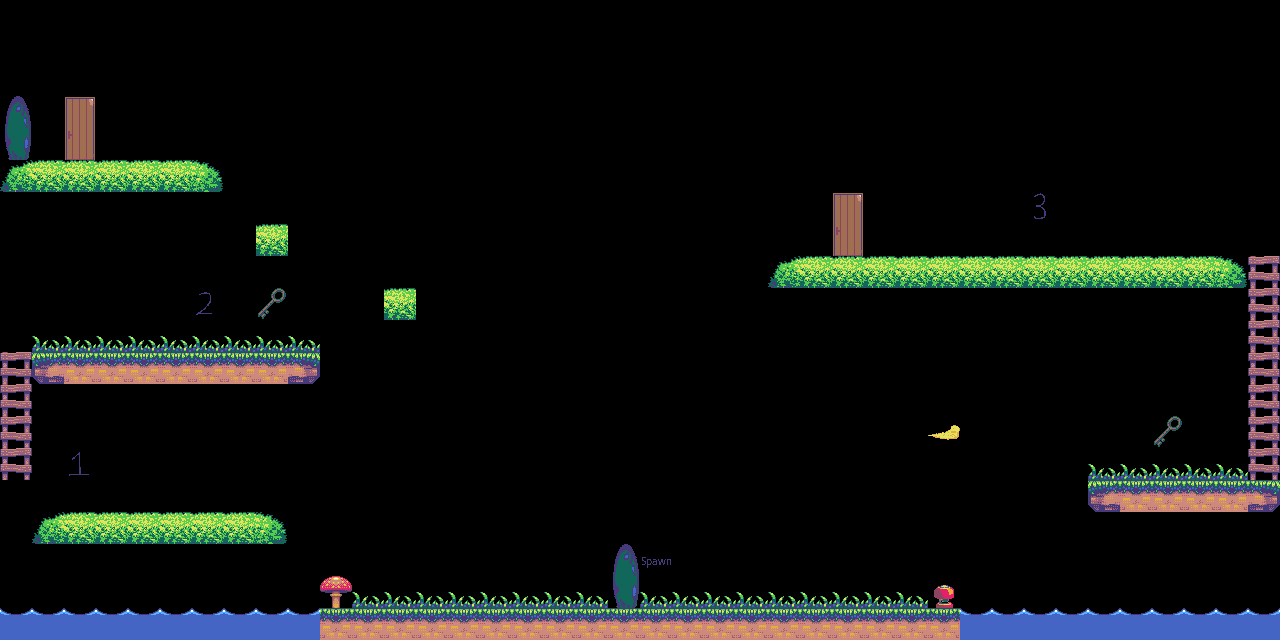

A level layout from a 2D game, rendered from its tile map. Below: a short description, then the map file with its tile-grid data intact:
An orthogonal 40x20 tile map with 32x32 px tiles, 1 tile layer (Tile Layer 1).

<map version="1.10" tiledversion="1.12.0" orientation="orthogonal" renderorder="right-down" width="40" height="20" tilewidth="32" tileheight="32" infinite="0" nextlayerid="2" nextobjectid="1">
 <editorsettings>
  <export target="map_2_1.json" format="json" />
 </editorsettings>
 <tileset firstgid="1" source="../images/tiles.tsx" />
 <layer id="1" name="Tile Layer 1" width="40" height="20">
  <data encoding="csv">
125,125,125,125,125,125,0,0,0,0,0,0,0,0,0,0,0,0,0,0,0,0,0,0,0,0,0,0,0,0,0,0,0,0,0,0,0,0,0,0,
0,0,0,0,0,0,0,0,0,0,0,132,132,132,132,132,132,132,132,132,132,132,132,132,132,132,132,132,132,132,132,132,132,132,132,132,132,132,132,124,
62,132,132,132,132,132,0,0,132,132,132,132,132,0,132,132,132,0,0,132,0,0,0,0,0,0,0,0,132,132,132,132,132,132,132,132,132,132,132,124,
69,132,68,132,132,132,132,132,126,126,126,126,126,126,126,126,126,126,126,126,126,126,126,126,126,126,126,126,126,126,126,126,124,124,124,124,124,124,124,124,
77,132,76,132,132,132,132,132,132,132,132,132,132,132,132,132,132,132,0,0,0,0,0,0,0,0,0,132,132,132,132,132,132,132,132,132,132,132,132,132,
85,86,86,86,86,86,87,133,132,132,132,132,132,0,0,0,0,0,0,0,0,0,0,0,0,132,132,132,132,132,132,132,132,132,132,132,132,132,0,132,
133,133,133,133,133,133,133,133,133,133,132,132,133,0,0,0,0,0,0,0,0,0,0,0,0,132,68,132,132,132,132,132,117,132,132,132,132,132,132,132,
133,133,133,133,133,133,133,133,86,125,132,132,132,132,132,132,0,0,0,0,0,0,0,132,132,132,76,132,132,124,132,132,125,132,132,132,0,132,132,0,
133,133,133,133,133,133,133,133,133,132,132,132,0,0,0,132,0,0,0,0,0,0,0,132,85,86,86,86,86,86,86,86,86,86,86,86,86,86,87,67,
133,133,133,133,133,133,116,133,109,133,133,125,86,0,132,132,132,132,132,0,0,0,0,132,132,132,132,132,132,132,132,132,132,132,132,132,132,132,132,67,
133,97,97,97,97,97,97,97,97,97,133,0,132,132,132,132,132,132,132,0,0,0,0,0,0,0,0,0,0,0,0,0,0,0,0,0,0,0,0,67,
75,34,36,36,36,36,36,36,37,39,0,0,132,132,132,132,132,132,132,132,132,132,132,132,132,132,132,132,132,132,132,132,132,132,0,0,0,0,0,75,
75,132,132,132,132,132,132,132,132,132,132,132,132,132,132,132,132,132,132,132,132,132,132,132,132,0,0,0,0,0,0,0,0,0,0,0,0,0,0,75,
75,132,132,132,132,132,132,132,132,132,132,132,132,132,132,132,132,132,132,132,132,132,132,132,132,132,132,0,0,120,0,0,0,0,0,0,109,0,0,75,
75,132,115,132,132,132,132,132,132,132,132,132,132,132,132,132,0,0,0,0,132,132,132,132,0,0,0,0,0,0,0,0,0,0,97,97,97,97,97,75,
132,132,124,125,132,132,132,132,132,132,0,0,132,132,132,132,132,132,132,132,132,132,0,0,0,0,0,0,0,0,0,0,0,0,34,37,36,37,36,39,
132,85,86,86,86,86,86,86,87,132,0,0,0,0,0,0,0,0,0,0,0,0,0,0,0,0,0,0,0,0,0,0,0,0,0,0,0,0,0,0,
132,132,132,132,132,132,132,132,132,132,0,0,0,0,0,0,0,0,0,69,114,0,0,0,0,0,0,0,0,0,0,0,0,0,0,0,0,0,0,0,
124,124,124,124,132,132,132,132,132,132,107,97,97,97,97,97,97,97,97,77,97,97,97,97,97,97,97,97,97,118,70,70,70,70,70,70,70,70,70,70,
66,66,66,66,66,66,66,66,66,66,36,37,36,36,36,36,36,36,36,36,37,36,36,36,36,36,36,36,36,36,66,66,66,66,66,66,66,66,66,66
</data>
 </layer>
</map>
